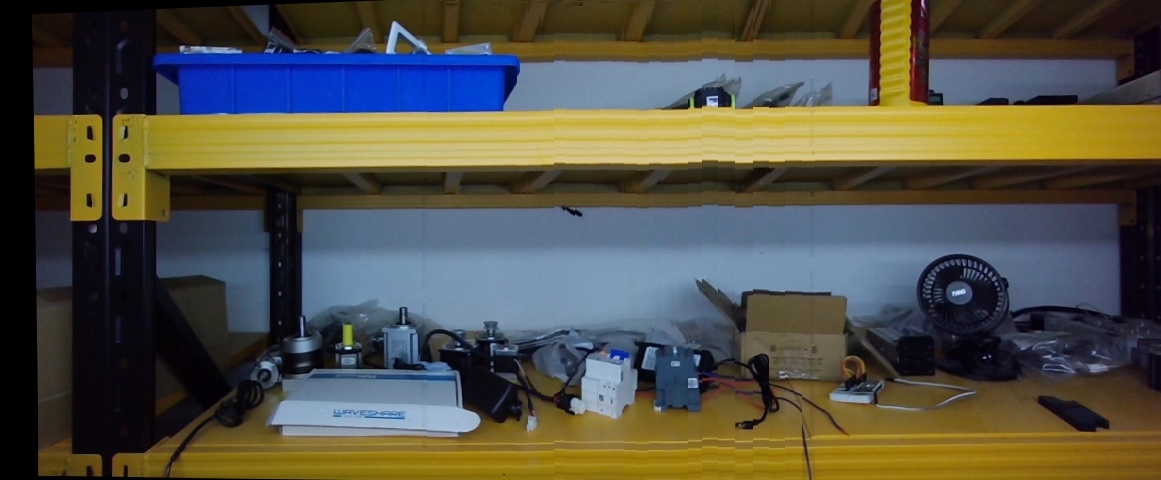
#> input picture benchmarks/run_20260804_162340/v6_candidate_t1_cache_no_rescue_photometric/video_panorama.jpg, 1161 x 480 px; its folder holds only this picture in this run
$ python -i quality.py   (imports and definitions only)   (older library calls are emulated)
#> lines starting #> are read from the running program, lines starting #| are printed output that depends on the picture
#> further down, picture is the input picture: shape (480, 1161, 3); mean B, G, R 69.9, 80.9, 82.4
from __future__ import annotations

from collections.abc import Sequence
from dataclasses import dataclass
from typing import TYPE_CHECKING

import cv2
import numpy as np

if TYPE_CHECKING:
    from .rgbd_projection import (
        EstimatedProjectionFootprint,
        SideScanFootprintEstimate,
    )


@dataclass(frozen=True)
class FrameQuality:
    sharpness: float
    tenengrad: float
    texture_coverage: float
    dark_ratio: float
    saturated_ratio: float
    contrast: float
    detail_strength: float

    # [10 lines left out: function as_dict, not called in this run]


@dataclass(frozen=True)
class MotionEstimate:
    dx: float
    dy: float
    matches: int
    inlier_ratio: float
    grid_coverage: float
    method: str

    # [20 lines left out: functions reliable, as_dict, not called in this run]


@dataclass(frozen=True)
class AdaptiveSelection:
    indices: tuple[int, ...]
    target_displacement: float
    scan_direction: int
    unreliable_edges: int

    # [7 lines left out: function as_dict, not called in this run]


@dataclass(frozen=True)
class ScanSegment:
    start_index: int
    end_index: int
    scan_direction: int
    displacement: float
    reliable_fraction: float
    candidate_count: int

    # [75 lines left out: functions as_dict, assess_capture_quality, resize_for_analysis, not called in this run]


def analyze_frame_quality(image: np.ndarray) -> FrameQuality:
    """Measure blur, texture coverage and exposure without assuming one scene."""

    if image.ndim != 3 or image.shape[2] != 3:
        raise ValueError("Frame quality expects an HxWx3 BGR image")
    gray = cv2.cvtColor(image, cv2.COLOR_BGR2GRAY)
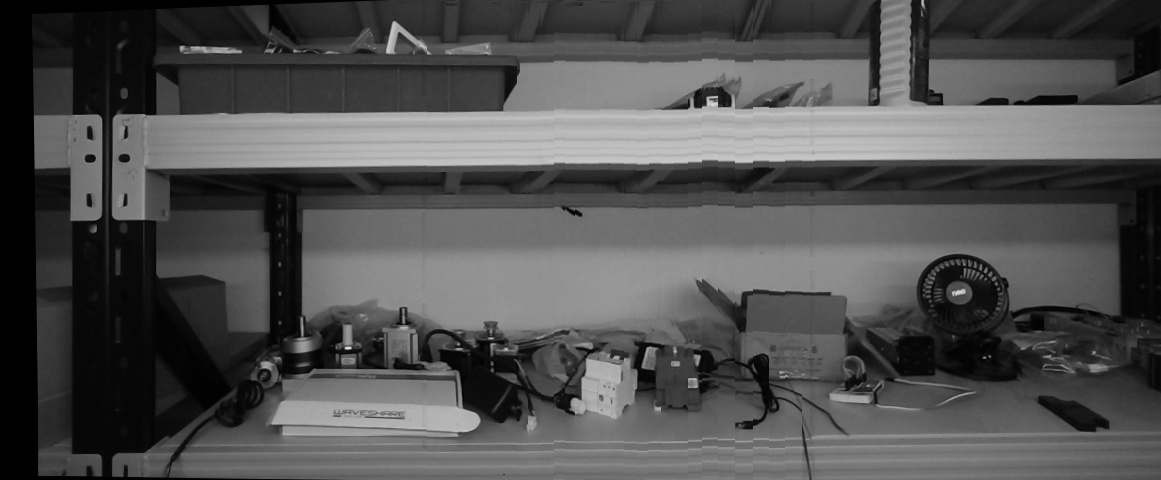
#> gray: shape (480, 1161); min 0, max 233, mean 80.1
    height, width = gray.shape
#> height = 480; width = 1161
    tile_values: list[float] = []
    textured_tiles = 0
    tile_count = 0
    for y0, y1 in zip(
        np.linspace(0, height, 6, dtype=int)[:-1],
        np.linspace(0, height, 6, dtype=int)[1:],
        strict=True,
    ):
        for x0, x1 in zip(
            np.linspace(0, width, 9, dtype=int)[:-1],
            np.linspace(0, width, 9, dtype=int)[1:],
            strict=True,
        ):
            tile = gray[y0:y1, x0:x1]
            value = float(cv2.Laplacian(tile, cv2.CV_32F).var())
            tile_values.append(value)
            tile_count += 1
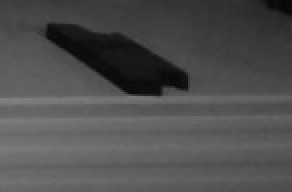
#> tile: shape (96, 146) (shown 2 times larger); min 5, max 129, mean 78.5
#> after the loop, tile_count = 40; tile_values = 40 values, max 468.6 at index 26, min 9.28 at index 23, mean 153.9
    values = np.asarray(tile_values, dtype=np.float64)
#> values has the same summary as tile_values
    reference = max(4.0, float(np.percentile(values, 60)) * 0.25)
#> reference = 44.27
    textured_tiles = int(np.count_nonzero(values >= reference))
#> textured_tiles = 34
    gx = cv2.Sobel(gray, cv2.CV_32F, 1, 0, ksize=3)
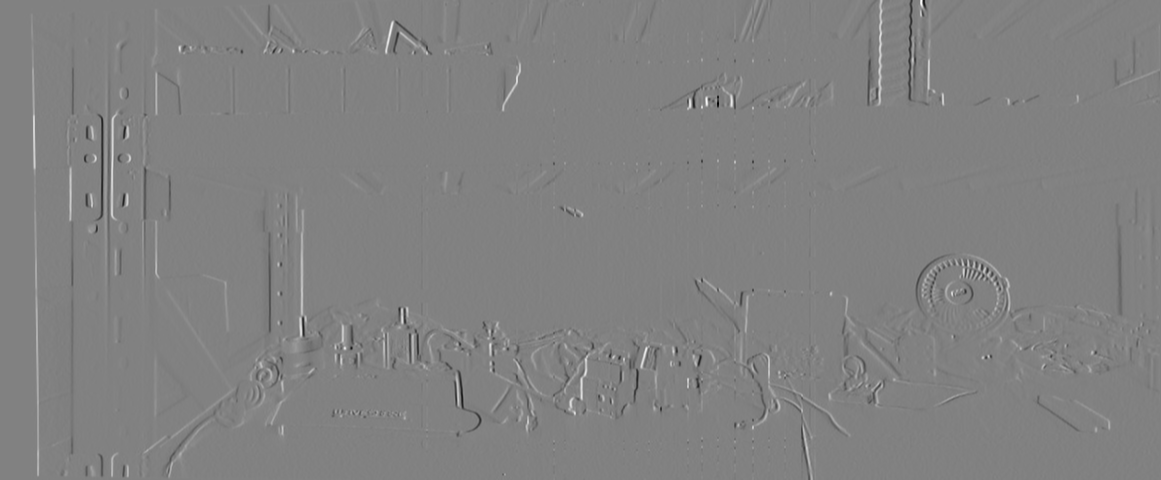
#> gx: shape (480, 1161) float32; min -677, max 656, mean 0.3; drawn with min black and max white
    gy = cv2.Sobel(gray, cv2.CV_32F, 0, 1, ksize=3)
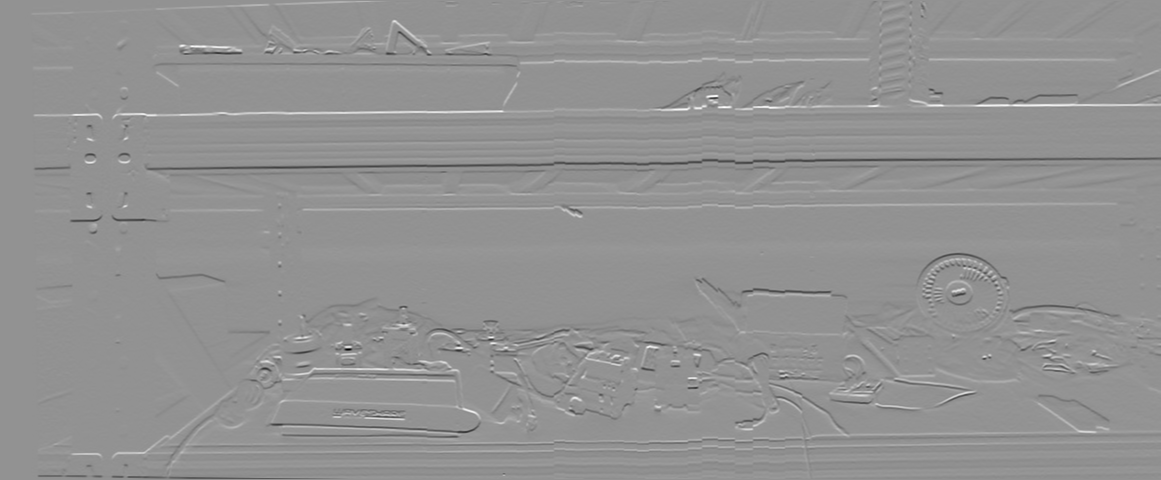
#> gy: shape (480, 1161) float32; min -840, max 624, mean 0.8; drawn with min black and max white
    gradient = cv2.magnitude(gx, gy)
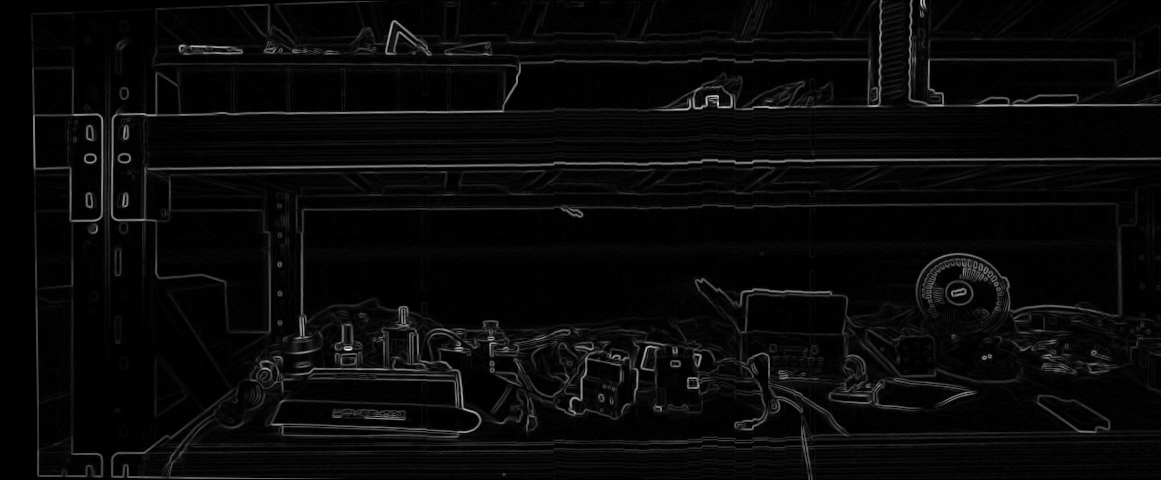
#> gradient: shape (480, 1161) float32; min 0, max 841, mean 31.5; drawn with min black and max white
    p10, p90 = np.percentile(gray, [10, 90])
#> p10 = 10; p90 = 149
    return FrameQuality(
        sharpness=float(np.percentile(np.log1p(values), 55)),
        tenengrad=float(np.mean(gradient)),
        texture_coverage=textured_tiles / max(1, tile_count),
        dark_ratio=float(np.mean(gray < 16)),
        saturated_ratio=float(np.mean(gray > 248)),
        contrast=float((p90 - p10) / 255.0),
        detail_strength=float(np.percentile(np.log1p(values), 80)),
    )


# [828 lines left out: functions relative_quality_scores, estimate_translation, select_layout_indices_adaptive, select_primary_scan_segment, select_layout_from_motion_estimates, select_render_indices_auto and 5 more, not called in this run]

>>> import cv2
>>> picture = cv2.imread('../../benchmarks/run_20260804_162340/v6_candidate_t1_cache_no_rescue_photometric/video_panorama.jpg')
>>> result = analyze_frame_quality(picture)
